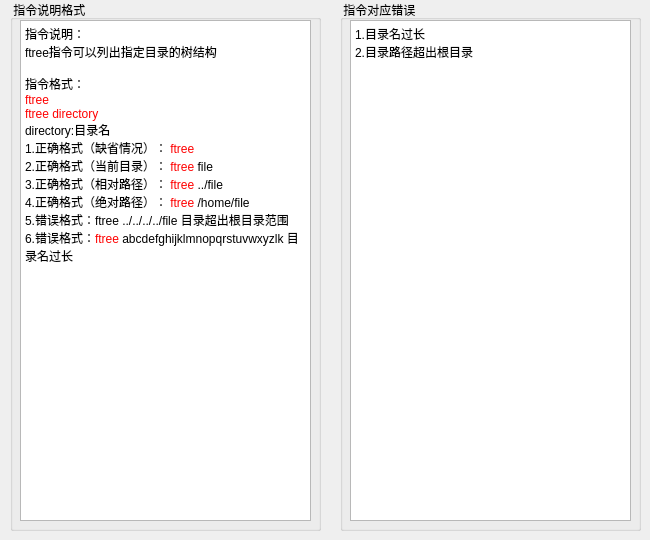
   <widget class="QWidget" name="tab_14">
    <attribute name="title">
     <string> ftree</string>
    </attribute>
    <widget class="QGroupBox" name="groupBox_27">
     <property name="geometry">
      <rect>
       <x>10</x>
       <y>0</y>
       <width>311</width>
       <height>531</height>
      </rect>
     </property>
     <property name="title">
      <string> 指令说明格式</string>
     </property>
     <widget class="QTextBrowser" name="textBrowser_37">
      <property name="geometry">
       <rect>
        <x>10</x>
        <y>20</y>
        <width>291</width>
        <height>501</height>
       </rect>
      </property>
      <property name="html">
       <string>&lt;!DOCTYPE HTML PUBLIC &quot;-//W3C//DTD HTML 4.0//EN&quot; &quot;http://www.w3.org/TR/REC-html40/strict.dtd&quot;&gt;
&lt;html&gt;&lt;head&gt;&lt;meta name=&quot;qrichtext&quot; content=&quot;1&quot; /&gt;&lt;style type=&quot;text/css&quot;&gt;
p, li { white-space: pre-wrap; }
&lt;/style&gt;&lt;/head&gt;&lt;body style=&quot; font-family:'SimSun'; font-size:9pt; font-weight:400; font-style:normal;&quot;&gt;
&lt;p style=&quot; margin-top:0px; margin-bottom:0px; margin-left:0px; margin-right:0px; -qt-block-indent:0; text-indent:0px;&quot;&gt;指令说明：&lt;/p&gt;
&lt;p style=&quot; margin-top:0px; margin-bottom:0px; margin-left:0px; margin-right:0px; -qt-block-indent:0; text-indent:0px;&quot;&gt;ftree指令可以列出指定目录的树结构&lt;/p&gt;
&lt;p style=&quot;-qt-paragraph-type:empty; margin-top:0px; margin-bottom:0px; margin-left:0px; margin-right:0px; -qt-block-indent:0; text-indent:0px;&quot;&gt;&lt;br /&gt;&lt;/p&gt;
&lt;p style=&quot; margin-top:0px; margin-bottom:0px; margin-left:0px; margin-right:0px; -qt-block-indent:0; text-indent:0px;&quot;&gt;指令格式：&lt;/p&gt;
&lt;p style=&quot; margin-top:0px; margin-bottom:0px; margin-left:0px; margin-right:0px; -qt-block-indent:0; text-indent:0px;&quot;&gt;&lt;span style=&quot; color:#ff0000;&quot;&gt;ftree&lt;/span&gt;&lt;/p&gt;
&lt;p style=&quot; margin-top:0px; margin-bottom:0px; margin-left:0px; margin-right:0px; -qt-block-indent:0; text-indent:0px;&quot;&gt;&lt;span style=&quot; color:#ff0000;&quot;&gt;ftree directory&lt;/span&gt;&lt;/p&gt;
&lt;p style=&quot; margin-top:0px; margin-bottom:0px; margin-left:0px; margin-right:0px; -qt-block-indent:0; text-indent:0px;&quot;&gt;&lt;span style=&quot; font-family:'黑体';&quot;&gt;directory:目录名&lt;/span&gt;&lt;/p&gt;
&lt;p style=&quot; margin-top:0px; margin-bottom:0px; margin-left:0px; margin-right:0px; -qt-block-indent:0; text-indent:0px;&quot;&gt;1.正确格式（缺省情况）： &lt;span style=&quot; color:#ff0000;&quot;&gt;ftree&lt;/span&gt;&lt;/p&gt;
&lt;p style=&quot; margin-top:0px; margin-bottom:0px; margin-left:0px; margin-right:0px; -qt-block-indent:0; text-indent:0px;&quot;&gt;2.正确格式（当前目录）： &lt;span style=&quot; color:#ff0000;&quot;&gt;ftree&lt;/span&gt; file&lt;/p&gt;
&lt;p style=&quot; margin-top:0px; margin-bottom:0px; margin-left:0px; margin-right:0px; -qt-block-indent:0; text-indent:0px;&quot;&gt;3.正确格式（相对路径）：&lt;span style=&quot; color:#ff0000;&quot;&gt; ftree&lt;/span&gt; ../file&lt;/p&gt;
&lt;p style=&quot; margin-top:0px; margin-bottom:0px; margin-left:0px; margin-right:0px; -qt-block-indent:0; text-indent:0px;&quot;&gt;4.正确格式（绝对路径）：&lt;span style=&quot; color:#ff0000;&quot;&gt; ftree&lt;/span&gt; /home/file&lt;/p&gt;
&lt;p style=&quot; margin-top:0px; margin-bottom:0px; margin-left:0px; margin-right:0px; -qt-block-indent:0; text-indent:0px;&quot;&gt;5.错误格式：ftree ../../../../file 目录超出根目录范围&lt;/p&gt;
&lt;p style=&quot; margin-top:0px; margin-bottom:0px; margin-left:0px; margin-right:0px; -qt-block-indent:0; text-indent:0px;&quot;&gt;6.错误格式：&lt;span style=&quot; color:#ff0000;&quot;&gt;ftree&lt;/span&gt; abcdefghijklmnopqrstuvwxyzlk 目录名过长&lt;/p&gt;&lt;/body&gt;&lt;/html&gt;</string>
      </property>
     </widget>
    </widget>
    <widget class="QGroupBox" name="groupBox_28">
     <property name="geometry">
      <rect>
       <x>340</x>
       <y>0</y>
       <width>301</width>
       <height>531</height>
      </rect>
     </property>
     <property name="title">
      <string> 指令对应错误</string>
     </property>
     <widget class="QTextBrowser" name="textBrowser_38">
      <property name="geometry">
       <rect>
        <x>10</x>
        <y>20</y>
        <width>281</width>
        <height>501</height>
       </rect>
      </property>
      <property name="html">
       <string>&lt;!DOCTYPE HTML PUBLIC &quot;-//W3C//DTD HTML 4.0//EN&quot; &quot;http://www.w3.org/TR/REC-html40/strict.dtd&quot;&gt;
&lt;html&gt;&lt;head&gt;&lt;meta name=&quot;qrichtext&quot; content=&quot;1&quot; /&gt;&lt;style type=&quot;text/css&quot;&gt;
p, li { white-space: pre-wrap; }
&lt;/style&gt;&lt;/head&gt;&lt;body style=&quot; font-family:'SimSun'; font-size:9pt; font-weight:400; font-style:normal;&quot;&gt;
&lt;p style=&quot; margin-top:0px; margin-bottom:0px; margin-left:0px; margin-right:0px; -qt-block-indent:0; text-indent:0px;&quot;&gt;1.目录名过长&lt;/p&gt;
&lt;p style=&quot; margin-top:0px; margin-bottom:0px; margin-left:0px; margin-right:0px; -qt-block-indent:0; text-indent:0px;&quot;&gt;2.目录路径超出根目录&lt;/p&gt;&lt;/body&gt;&lt;/html&gt;</string>
      </property>
     </widget>
    </widget>
   </widget>
